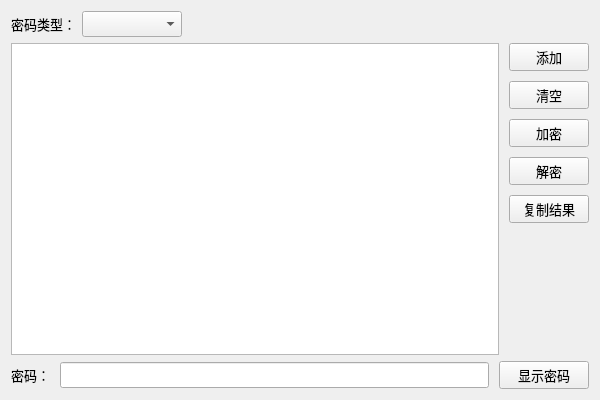
<?xml version="1.0" encoding="UTF-8"?>
<ui version="4.0">
 <class>CrypterForm</class>
 <widget class="QWidget" name="CrypterForm">
  <property name="geometry">
   <rect>
    <x>0</x>
    <y>0</y>
    <width>600</width>
    <height>400</height>
   </rect>
  </property>
  <property name="windowTitle">
   <string>Form</string>
  </property>
  <layout class="QVBoxLayout" name="verticalLayout">
   <item>
    <layout class="QHBoxLayout" name="horizontalLayout_2">
     <item>
      <widget class="QLabel" name="labelCipherType">
       <property name="font">
        <font>
         <family>Microsoft YaHei</family>
         <pointsize>10</pointsize>
         <bold>false</bold>
        </font>
       </property>
       <property name="text">
        <string>密码类型：</string>
       </property>
      </widget>
     </item>
     <item>
      <widget class="QComboBox" name="comboBoxCipherType">
       <property name="sizePolicy">
        <sizepolicy hsizetype="Preferred" vsizetype="Fixed">
         <horstretch>0</horstretch>
         <verstretch>0</verstretch>
        </sizepolicy>
       </property>
       <property name="minimumSize">
        <size>
         <width>100</width>
         <height>0</height>
        </size>
       </property>
       <property name="font">
        <font>
         <family>Microsoft YaHei</family>
         <pointsize>10</pointsize>
         <bold>false</bold>
        </font>
       </property>
      </widget>
     </item>
     <item>
      <spacer name="horizontalSpacer_6">
       <property name="font">
        <font>
         <family>Microsoft YaHei</family>
         <pointsize>10</pointsize>
         <bold>false</bold>
        </font>
       </property>
       <property name="orientation">
        <enum>Qt::Horizontal</enum>
       </property>
       <property name="sizeHint" stdset="0">
        <size>
         <width>40</width>
         <height>20</height>
        </size>
       </property>
      </spacer>
     </item>
    </layout>
   </item>
   <item>
    <layout class="QGridLayout" name="gridLayout_1">
     <property name="spacing">
      <number>10</number>
     </property>
     <item row="1" column="1">
      <widget class="QPushButton" name="pushButtonClear">
       <property name="minimumSize">
        <size>
         <width>60</width>
         <height>27</height>
        </size>
       </property>
       <property name="maximumSize">
        <size>
         <width>16777215</width>
         <height>31</height>
        </size>
       </property>
       <property name="font">
        <font>
         <family>Microsoft YaHei</family>
         <pointsize>10</pointsize>
         <bold>false</bold>
        </font>
       </property>
       <property name="text">
        <string>清空</string>
       </property>
      </widget>
     </item>
     <item row="0" column="1">
      <widget class="QPushButton" name="pushButtonAdd">
       <property name="minimumSize">
        <size>
         <width>60</width>
         <height>27</height>
        </size>
       </property>
       <property name="maximumSize">
        <size>
         <width>16777215</width>
         <height>31</height>
        </size>
       </property>
       <property name="font">
        <font>
         <family>Microsoft YaHei</family>
         <pointsize>10</pointsize>
         <bold>false</bold>
        </font>
       </property>
       <property name="text">
        <string>添加</string>
       </property>
      </widget>
     </item>
     <item row="5" column="1">
      <spacer name="verticalSpacer">
       <property name="font">
        <font>
         <family>Microsoft YaHei</family>
         <pointsize>10</pointsize>
         <bold>false</bold>
        </font>
       </property>
       <property name="orientation">
        <enum>Qt::Vertical</enum>
       </property>
       <property name="sizeHint" stdset="0">
        <size>
         <width>20</width>
         <height>40</height>
        </size>
       </property>
      </spacer>
     </item>
     <item row="3" column="1">
      <widget class="QPushButton" name="pushButtonDecrypt">
       <property name="minimumSize">
        <size>
         <width>60</width>
         <height>27</height>
        </size>
       </property>
       <property name="maximumSize">
        <size>
         <width>16777215</width>
         <height>31</height>
        </size>
       </property>
       <property name="font">
        <font>
         <family>Microsoft YaHei</family>
         <pointsize>10</pointsize>
         <bold>false</bold>
        </font>
       </property>
       <property name="text">
        <string>解密</string>
       </property>
      </widget>
     </item>
     <item row="0" column="0" rowspan="6">
      <widget class="QTableView" name="tableView">
       <property name="minimumSize">
        <size>
         <width>0</width>
         <height>240</height>
        </size>
       </property>
       <property name="font">
        <font>
         <family>Microsoft YaHei</family>
         <pointsize>10</pointsize>
         <bold>false</bold>
        </font>
       </property>
      </widget>
     </item>
     <item row="2" column="1">
      <widget class="QPushButton" name="pushButtonEncrypt">
       <property name="minimumSize">
        <size>
         <width>60</width>
         <height>27</height>
        </size>
       </property>
       <property name="maximumSize">
        <size>
         <width>16777215</width>
         <height>31</height>
        </size>
       </property>
       <property name="font">
        <font>
         <family>Microsoft YaHei</family>
         <pointsize>10</pointsize>
         <bold>false</bold>
        </font>
       </property>
       <property name="text">
        <string>加密</string>
       </property>
      </widget>
     </item>
     <item row="4" column="1">
      <widget class="QPushButton" name="pushButtonCopy">
       <property name="minimumSize">
        <size>
         <width>60</width>
         <height>27</height>
        </size>
       </property>
       <property name="maximumSize">
        <size>
         <width>16777215</width>
         <height>31</height>
        </size>
       </property>
       <property name="font">
        <font>
         <family>Microsoft YaHei</family>
         <pointsize>10</pointsize>
         <bold>false</bold>
        </font>
       </property>
       <property name="text">
        <string>复制结果</string>
       </property>
      </widget>
     </item>
    </layout>
   </item>
   <item>
    <layout class="QHBoxLayout" name="horizontalLayout_1">
     <property name="spacing">
      <number>10</number>
     </property>
     <item>
      <widget class="QLabel" name="labelPassword">
       <property name="font">
        <font>
         <family>Microsoft YaHei</family>
         <pointsize>10</pointsize>
         <bold>false</bold>
        </font>
       </property>
       <property name="text">
        <string>密码：</string>
       </property>
      </widget>
     </item>
     <item>
      <widget class="QLineEdit" name="lineEditPassword">
       <property name="font">
        <font>
         <family>Microsoft YaHei</family>
         <pointsize>10</pointsize>
         <bold>false</bold>
        </font>
       </property>
       <property name="echoMode">
        <enum>QLineEdit::Password</enum>
       </property>
      </widget>
     </item>
     <item>
      <widget class="QPushButton" name="pushButtonShowPassword">
       <property name="minimumSize">
        <size>
         <width>90</width>
         <height>27</height>
        </size>
       </property>
       <property name="maximumSize">
        <size>
         <width>16777215</width>
         <height>31</height>
        </size>
       </property>
       <property name="font">
        <font>
         <family>Microsoft YaHei</family>
         <pointsize>10</pointsize>
         <bold>false</bold>
        </font>
       </property>
       <property name="text">
        <string>显示密码</string>
       </property>
      </widget>
     </item>
    </layout>
   </item>
  </layout>
 </widget>
 <resources/>
 <connections/>
</ui>
